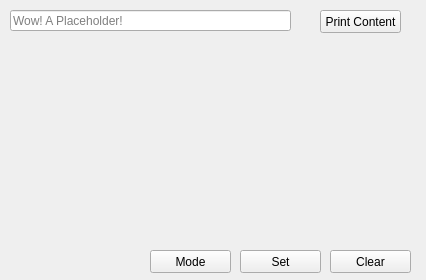
<?xml version="1.0" encoding="UTF-8"?>
<ui version="4.0">
 <class>MainWindow</class>
 <widget class="QMainWindow" name="MainWindow">
  <property name="geometry">
   <rect>
    <x>0</x>
    <y>0</y>
    <width>426</width>
    <height>280</height>
   </rect>
  </property>
  <property name="windowTitle">
   <string>MainWindow</string>
  </property>
  <widget class="QWidget" name="centralwidget">
   <widget class="QPushButton" name="printButton">
    <property name="geometry">
     <rect>
      <x>320</x>
      <y>10</y>
      <width>81</width>
      <height>23</height>
     </rect>
    </property>
    <property name="text">
     <string>Print Content</string>
    </property>
   </widget>
   <widget class="QLineEdit" name="input">
    <property name="geometry">
     <rect>
      <x>10</x>
      <y>10</y>
      <width>281</width>
      <height>21</height>
     </rect>
    </property>
    <property name="placeholderText">
     <string>Wow! A Placeholder!</string>
    </property>
   </widget>
   <widget class="QPushButton" name="modeButton">
    <property name="geometry">
     <rect>
      <x>150</x>
      <y>250</y>
      <width>81</width>
      <height>23</height>
     </rect>
    </property>
    <property name="text">
     <string>Mode</string>
    </property>
   </widget>
   <widget class="QPushButton" name="setButton">
    <property name="geometry">
     <rect>
      <x>240</x>
      <y>250</y>
      <width>81</width>
      <height>23</height>
     </rect>
    </property>
    <property name="text">
     <string>Set</string>
    </property>
   </widget>
   <widget class="QPushButton" name="clearButton">
    <property name="geometry">
     <rect>
      <x>330</x>
      <y>250</y>
      <width>81</width>
      <height>23</height>
     </rect>
    </property>
    <property name="text">
     <string>Clear</string>
    </property>
   </widget>
  </widget>
 </widget>
 <resources/>
 <connections/>
</ui>
